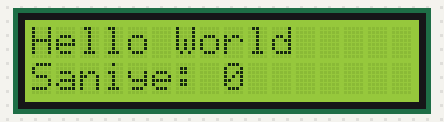
The sketch below on a simulated Arduino Uno, built with avr-gcc and run on an emulated ATmega328P. Shown: 16×2 character LCD.

Above: at 0.1 s.
At 4.2 s:
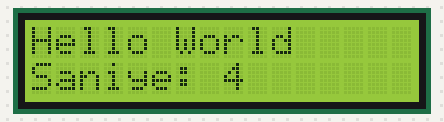
At 9.3 s:
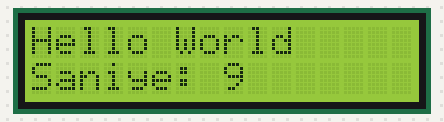
At 19.5 s:
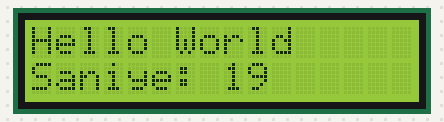
At 29.2 s:
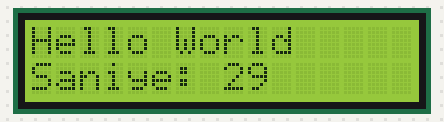
At 38.4 s:
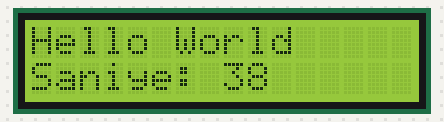

Measured:
- what the display in image 1 shows lasts 1.0 s, from 4.2 s to 5.2 s

The sketch:

LCD_2x16-I2C_version_1_hello_world.ino
```cpp
// (licence header left out)
#include <Wire.h>
#include <LiquidCrystal_I2C.h>
LiquidCrystal_I2C lcd(0x27, 16, 2);

void setup() {
  lcd.begin();
  lcd.backlight();
  lcd.print("Hello World");
}

void loop() {
  lcd.setCursor(0, 1);
  lcd.print("Saniye: ");
  lcd.print(millis() / 1000);
  delay(500);
}
```
